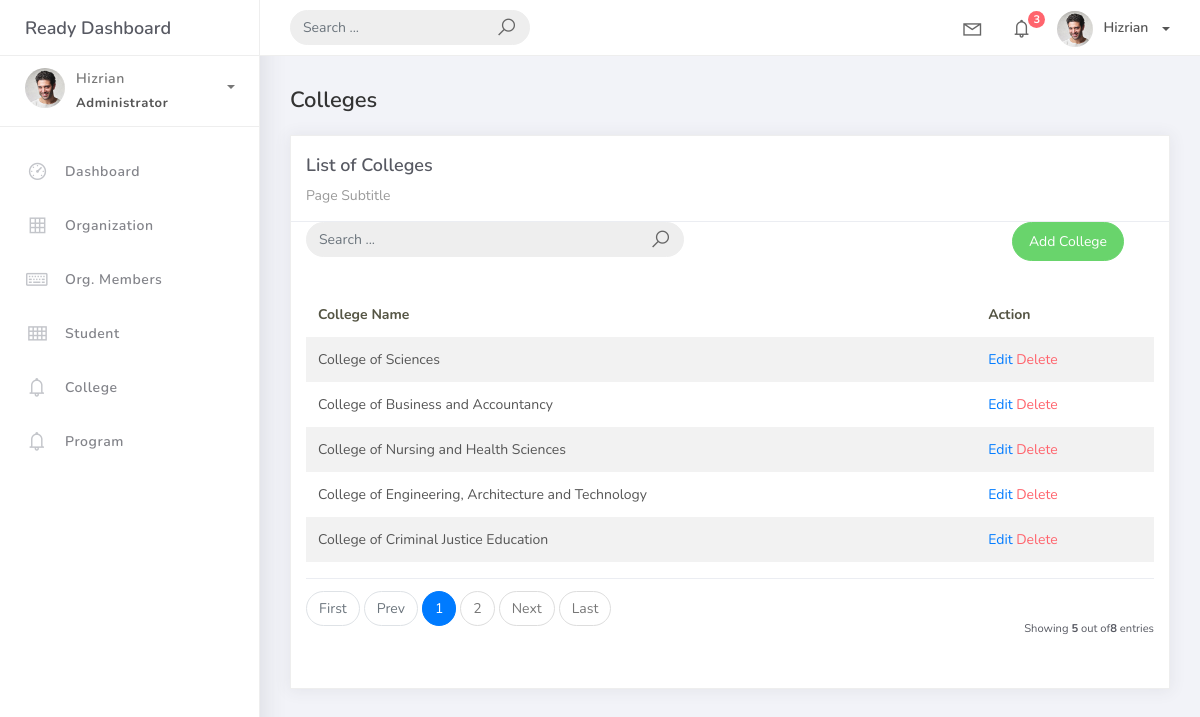
/college_list, run on an earlier commit of the app's database.
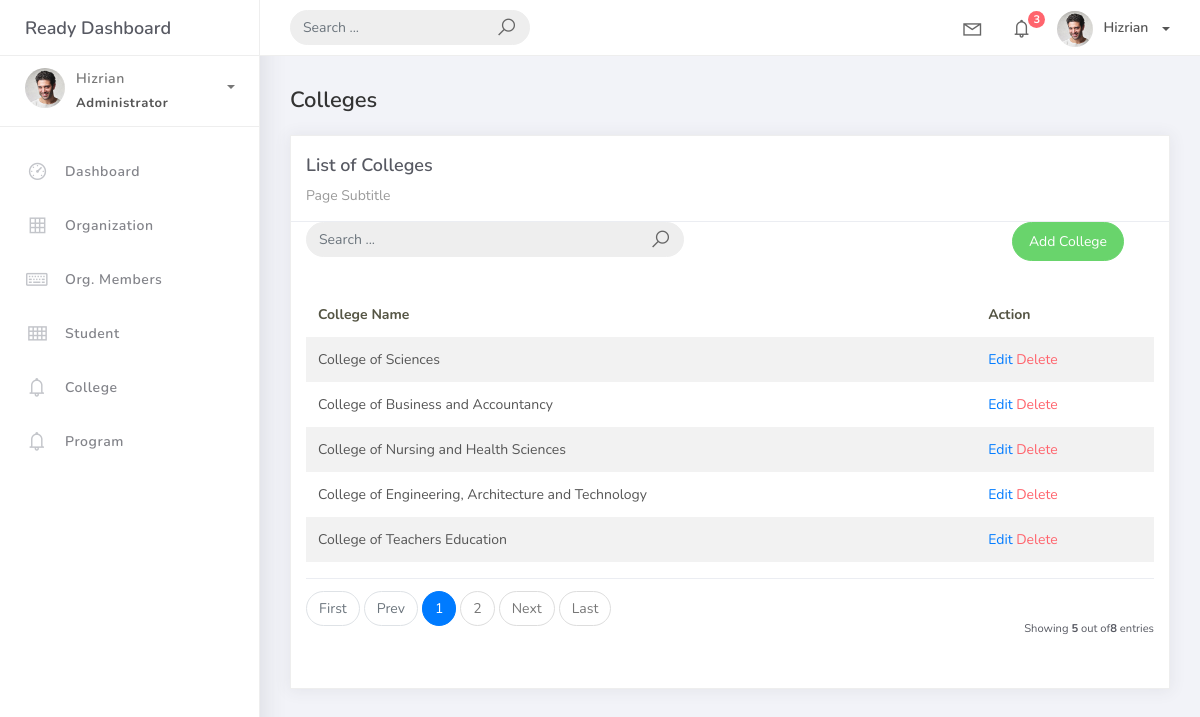
And on a later commit of the database.
### studentorg/models.py (models this page shows, shortened)
class BaseModel(models.Model):
    created_at = models.DateTimeField(auto_now_add=True, db_index=True)
    updated_at = models.DateTimeField(auto_now=True)
    class Meta:
        abstract = True

class College(BaseModel):
    college_name = models.CharField(max_length=150)

### studentorg/views.py (the view)
class CollegeList(ListView):
    model = College
    context_object_name = 'college'
    template_name = 'college_list.html'
    paginate_by = 5

### templates/college_list.html
{% extends 'base.html' %} {% load static %} {% block content %}
<div class="content">
    <div class="container-fluid">
        <h4 class="page-title">Colleges</h4>
        <div class="row">
            <div class="col-md-12">
                <div class="card">
                    <div class="card-header">
                        <div class="card-title">List of Colleges</div>
                        <div class="card-category">Page Subtitle</div>
                    </div>
                    <div class="col-md-12 row">
                        <div class="col-md-6">
                            <form class="navbar-left navbar-form nav-search mr-md-3" action="">
                                <div class="input-group">
                                    <input type="text" placeholder="Search ..." class="form-control" />
                                    <div class="input-group-append">
                                        <span class="input-group-text">
                                            <i class="la la-search search-icon"></i>
                                        </span>
                                    </div>
                                </div>
                            </form>
                        </div>
                        <div class="col-md-6">
                            <div class="pull-right">
                                <a href="{% url 'college-add' %}" class="btn btn-success btn-rounded">Add College</a>
                            </div>
                        </div>
                    </div>
                    <div class="card-body">
                        <table class="table table-striped mt-3">
                            <thead>
                                <tr>
                                    <th scope="col">College Name</th>
                                    <th scope="col">Action</th>
                                </tr>
                            </thead>
                            <tbody>
                                {% for object in object_list %}
                                <tr>
                                    <td>{{ object.college_name }}</td>
                                    <td>
                                        <a href="college_list/{{ object.id }}">Edit</a>
                                        <a href="college_list/{{ object.id }}/delete" class="text-danger">Delete</a>
                                    </td>
                                </tr>
                                {% empty %}
                                <tr>
                                    <td colspan="2" style="text-align: center;">
                                        <p class="text-sm font-weight-bold mb-0">No Records Found</p>
                                    </td>
                                </tr>
                                {% endfor %}
                            </tbody>
                        </table>
                        {% include 'includes/pagination.html' %}
                    </div>
                </div>
            </div>
        </div>
    </div>
</div>
{% endblock %}

What changed in the data, as far as the page shows it:
removed College: college_name "College of Criminal Justice Education"
now on this page (row unchanged): College: college_name "College of Teachers Education"
